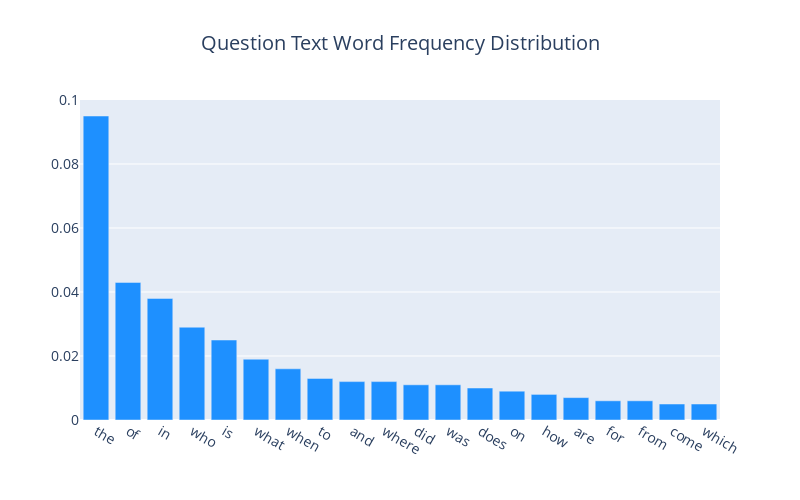

Notebook code cell kept with this figure:
### Code cell
def count_word_frequency(series, top = 0, bot = 20):
    cv = CountVectorizer()   
    cv_fit = cv.fit_transform(series)    
    word_list = cv.get_feature_names(); 
    count_list = cv_fit.toarray().sum(axis=0)
    frequency = pd.DataFrame({'Word': word_list, 'Frequency': count_list})
    frequency.sort_values(['Frequency'], ascending = False, inplace = True)
    frequency['Percentage'] = frequency['Frequency']/frequency['Frequency'].sum()
    frequency.drop('Frequency', inplace = True, axis = 1)
    frequency['Percentage'] = frequency['Percentage'].round(3)
    frequency = frequency.iloc[top:bot]
    frequency.set_index('Word', inplace = True)
    bar_plot(pd.Series(frequency['Percentage']), 'Percentage', 'Question Text Word Frequency Distribution', 800, 500, 20, False)
    return frequency
    
frequency = count_word_frequency(train['question_text'])

### Figure 1 — Plotly figure (JSON) as saved in the notebook; plotly's stock layout.template omitted (floating-point values rounded to 4 significant figures)
{"data": [{"marker": {"color": "#1E90FF"}, "type": "bar", "x": ["the", "of", "in", "who", "is", "what", "when", "to", "and", "where", "did", "was", "does", "on", "how", "are", "for", "from", "come", "which"], "y": [0.095, 0.043, 0.038, 0.029, 0.025, 0.019, 0.016, 0.013, 0.012, 0.012, 0.011, 0.011, 0.01, 0.009, 0.008, 0.007, 0.006, 0.006, 0.005, 0.005]}], "layout": {"font": {"size": 14}, "height": 500, "title": {"text": "Question Text Word Frequency Distribution", "x": 0.5}, "width": 800}}
